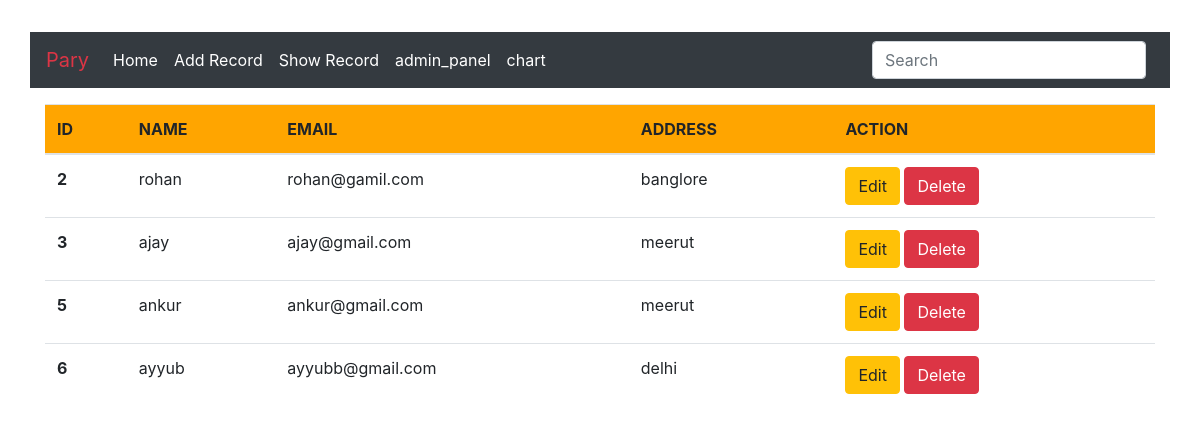
Page /show/ on the committed database.
### app/models.py (models this page shows, shortened)
class Students(models.Model):
    name = models.CharField(max_length=70)
    email = models.EmailField(max_length=100)
    address = models.TextField(max_length=100)
    password = models.CharField(max_length=20)

### app/views.py (the view)
# urls.py: path('show/',views.show,name='show'),
def show(request):
    fm = Students.objects.all()
    return render(request, 'app/show.html',{'fm':fm})

### app/templates/app/show.html (shortened to what this page needs)
{% extends 'app/base.html' %}
{% block content %}
<table class="table table-hover mt-3"  id="myTable">
  <thead style="background-color:orange;">
    <tr>
      <th scope="col">ID</th>
      <th scope="col">NAME</th>
      <th scope="col">EMAIL</th>
      <th scope="col">ADDRESS</th>
      <th scope="col">ACTION</th>
    </tr>
  </thead>
  <tbody>
  {% for fm in fm %}
    <tr>
      <th scope="row">{{fm.id}}</th>
      <td>{{fm.name}}</td>
      <td>{{fm.email}}</td>
      <td>{{fm.address}}</td>
      <td><a href="/update/{{fm.id}}" class="btn btn-warning">Edit</a>
          <a href="/delete/{{fm.id}}" class="btn btn-danger">Delete</a>
      </td>
    </tr>
  {% endfor %}
  </tbody>
</table>
{% endblock content %}

### app/templates/app/base.html (shortened to what this page needs)
<!doctype html>
{% load static %}
<html lang="en">
  <head>
    <link rel="stylesheet" href="https://maxcdn.bootstrapcdn.com/bootstrap/4.0.0/css/bootstrap.min.css">
  </head>
  <body>
  <div class="container mt-3">
  <div class="row">
  <nav class="navbar navbar-expand-lg navbar-light bg-dark container mt-3">
  <a class="navbar-brand text-danger" href="#">Pary</a>
  <div class="collapse navbar-collapse" id="navbarSupportedContent">
    <ul class="navbar-nav mr-auto">
       <li class="nav-item active">
        <a class="nav-link text-white" href="{% url 'index' %}">Home <span class="sr-only">(current)</span></a>
      </li>
      <li class="nav-item active">
        <a class="nav-link text-white" href="{% url 'add_record' %}">Add Record <span class="sr-only">(current)</span></a>
      </li>
      <li class="nav-item active">
        <a class="nav-link text-white" href="{% url 'show' %}">Show Record <span class="sr-only">(current)</span></a>
      </li>
      <li class="nav-item active">
        <a class="nav-link text-white" href="{% url 'adm_panel' %}">admin_panel <span class="sr-only">(current)</span></a>
      </li>
      <li class="nav-item active">
        <a class="nav-link text-white" href="{% url 'pie_chart' %}">chart <span class="sr-only">(current)</span></a>
      </li>
    </ul>
    <form class="form-inline my-2 my-lg-0">
      <input class="form-control mr-sm-2" id="myInput" onkeyup="myFunction()" type="search" placeholder="Search" aria-label="Search">
    </form>
  </div>
</nav>
  </div>
   {% block content %} {% endblock content %}
  </div>
  </body>
</html>

### rows in the picture
Students: id "2", name "rohan", email "rohan@gamil.com", address "banglore"
Students: id "3", name "ajay", email "ajay@gmail.com", address "meerut"
Students: id "5", name "ankur", email "ankur@gmail.com", address "meerut"
Students: id "6", name "ayyub", email "ayyubb@gmail.com", address "delhi"
